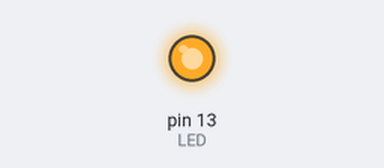
Simulated run of this sketch. Board: Arduino Uno, built with avr-gcc and run on an emulated ATmega328P. On the bench: output pins drawn as LEDs (lit = HIGH).

Above: at 2.5 s.
At 7.5 s:
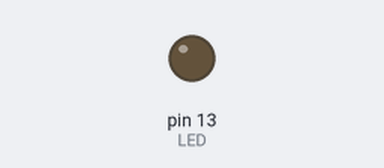
Timing chart, 0 to 13.0 s (numbered marks = the images above):
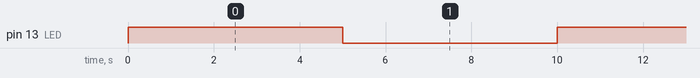

The sketch:

1b.ino
```cpp
#define LED 13   // LED interno do Arduino

void setup() {
  pinMode(LED, OUTPUT); // Define o LED como saída
}

void loop() {
  digitalWrite(LED, HIGH);  // Acende o LED
  delay(5000);              // Espera 5 segundos

  digitalWrite(LED, LOW);   // Apaga o LED
  delay(5000);              // Espera 5 segundos
}
```

Measured:
- by itself, pin 13 (LED): alternates HIGH for 5.0 s and LOW for 5.0 s
